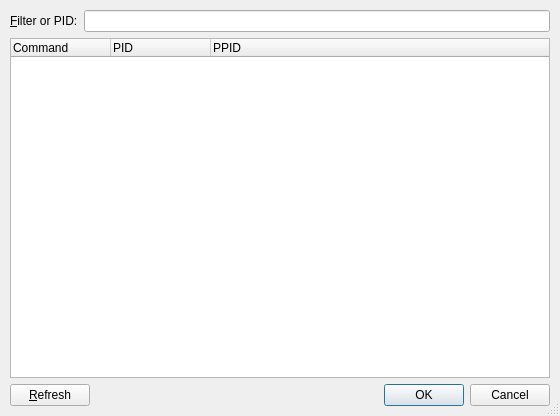
<ui version="4.0" >
 <author>Johannes Sixt</author>
 <class>ProcAttachBase</class>
 <widget class="QDialog" name="ProcAttachBase" >
  <property name="geometry" >
   <rect>
    <x>0</x>
    <y>0</y>
    <width>560</width>
    <height>416</height>
   </rect>
  </property>
  <property name="windowTitle" >
   <string>Attach to Process</string>
  </property>
  <property name="sizeGripEnabled" >
   <bool>true</bool>
  </property>
  <layout class="QVBoxLayout" name="verticalLayout" >
   <item>
    <layout class="QHBoxLayout" >
     <item>
      <widget class="QLabel" name="filterLabel" >
       <property name="text" >
        <string>&amp;Filter or PID:</string>
       </property>
       <property name="wordWrap" >
        <bool>false</bool>
       </property>
       <property name="buddy" >
        <cstring>filterEdit</cstring>
       </property>
      </widget>
     </item>
     <item>
      <widget class="KLineEdit" name="filterEdit" >
       <property name="whatsThis" >
        <string>Type the name of the process or its process ID (PID) here to reduce the number of entries in the list.</string>
       </property>
       <property name="showClearButton" stdset="0" >
        <bool>true</bool>
       </property>
      </widget>
     </item>
    </layout>
   </item>
   <item>
    <widget class="QTreeWidget" name="processList" >
     <property name="minimumSize" >
      <size>
       <width>300</width>
       <height>200</height>
      </size>
     </property>
     <property name="whatsThis" >
      <string>&lt;p>This list displays all processes that are currently running. You must select the process that you want KDbg to attach to. Use the &lt;b>Filter or PID&lt;/b> edit box to reduce the number of entries in this list.&lt;p>The text in the &lt;i>Command&lt;/i> column is usually, but not always, the command that was used to start the process. The &lt;i>PID&lt;/i> column shows the process ID. The &lt;i>PPID&lt;/i> column shows the process ID of the parent process. Additional columns show more information about the processes that is also available via the system's &lt;i>ps&lt;/i> command.&lt;/p>&lt;p>The list is not updated automatically. Use the &lt;b>Refresh&lt;/b> button to update it.&lt;/p></string>
     </property>
     <property name="rootIsDecorated" >
      <bool>false</bool>
     </property>
     <property name="allColumnsShowFocus" >
      <bool>true</bool>
     </property>
     <column>
      <property name="text" >
       <string>Command</string>
      </property>
     </column>
     <column>
      <property name="text" >
       <string>PID</string>
      </property>
     </column>
     <column>
      <property name="text" >
       <string>PPID</string>
      </property>
     </column>
    </widget>
   </item>
   <item>
    <layout class="QHBoxLayout" >
     <item>
      <widget class="QPushButton" name="buttonRefresh" >
       <property name="sizePolicy" >
        <sizepolicy vsizetype="Fixed" hsizetype="Minimum" >
         <horstretch>0</horstretch>
         <verstretch>0</verstretch>
        </sizepolicy>
       </property>
       <property name="whatsThis" >
        <string>This button updates the list of processes.</string>
       </property>
       <property name="text" >
        <string>&amp;Refresh</string>
       </property>
      </widget>
     </item>
     <item>
      <widget class="QDialogButtonBox" name="dialogButtons" >
       <property name="standardButtons" >
        <set>QDialogButtonBox::Cancel|QDialogButtonBox::Ok</set>
       </property>
      </widget>
     </item>
    </layout>
   </item>
  </layout>
 </widget>
 <layoutdefault spacing="6" margin="10" />
 <pixmapfunction>qPixmapFromMimeSource</pixmapfunction>
 <customwidgets>
  <customwidget>
   <class>QDialogButtonBox</class>
   <header>qdialogbuttonbox.h</header>
  </customwidget>
  <customwidget>
   <class>KLineEdit</class>
   <extends>QLineEdit</extends>
   <header>klineedit.h</header>
  </customwidget>
 </customwidgets>
 <tabstops>
  <tabstop>processList</tabstop>
  <tabstop>buttonRefresh</tabstop>
 </tabstops>
 <resources/>
 <connections>
  <connection>
   <sender>dialogButtons</sender>
   <signal>accepted()</signal>
   <receiver>ProcAttachBase</receiver>
   <slot>accept()</slot>
   <hints>
    <hint type="sourcelabel" >
     <x>420</x>
     <y>400</y>
    </hint>
    <hint type="destinationlabel" >
     <x>399</x>
     <y>415</y>
    </hint>
   </hints>
  </connection>
  <connection>
   <sender>dialogButtons</sender>
   <signal>rejected()</signal>
   <receiver>ProcAttachBase</receiver>
   <slot>reject()</slot>
   <hints>
    <hint type="sourcelabel" >
     <x>508</x>
     <y>401</y>
    </hint>
    <hint type="destinationlabel" >
     <x>508</x>
     <y>414</y>
    </hint>
   </hints>
  </connection>
 </connections>
</ui>
